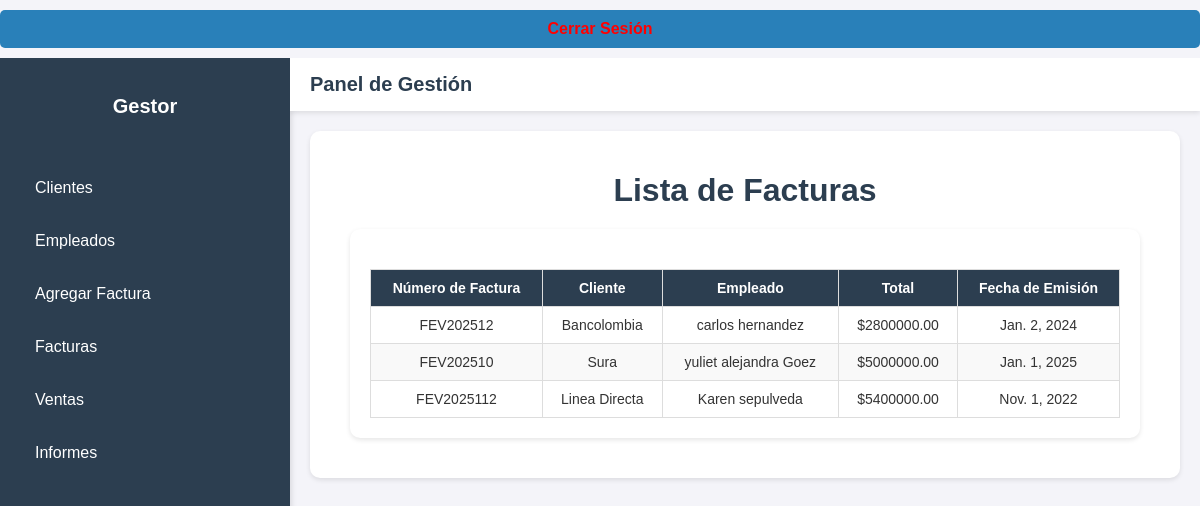
Screenshot of /facturas/ (signed in) with the database file from the repository.
### Gestor_tareas/models/factura.py (models this page shows, shortened)
class Factura(models.Model):
    cliente = models.ForeignKey(Cliente, on_delete=models.CASCADE)
    empleado = models.ForeignKey(Empleado, on_delete=models.CASCADE)
    numero_factura = models.CharField(max_length=20, unique=True)  # Nuevo campo
    fecha_emision = models.DateField()  # Nuevo campo
    total = models.DecimalField(max_digits=10, decimal_places=2)

### Gestor_tareas/models/cliente.py (models this page shows, shortened)
class Cliente(models.Model):
    nombre = models.CharField(max_length=200)
    contacto = models.CharField(max_length=50)
    direccion = models.TextField(blank=True, null=True)
    email = models.EmailField(blank=True, null=True)
    fecha_registro = models.DateField(auto_now_add=True)

### Gestor_tareas/models/empleado.py (models this page shows, shortened)
class Empleado(models.Model):
    nombre = models.CharField(max_length=200, verbose_name="Nombre Completo")
    correo = models.EmailField(unique=True, verbose_name="Correo Electrónico")
    telefono = models.CharField(max_length=15, verbose_name="Teléfono", null=True, blank=True)
    direccion = models.TextField(verbose_name="Dirección", null=True, blank=True)
    puesto = models.CharField(max_length=100, verbose_name="Puesto")
    salario = models.DecimalField(max_digits=10, decimal_places=2, verbose_name="Salario")
    fecha_contratacion = models.DateField(verbose_name="Fecha de Contratación")
    fecha_termino = models.DateField(verbose_name="Fecha de Término", null=True, blank=True)
    cliente = models.ForeignKey(
        Cliente,
        on_delete=models.CASCADE,
        related_name='empleados',
        verbose_name="Cliente Asociado"
    )
    activo = models.BooleanField(default=True, verbose_name="¿Empleado Activo?")
    fecha_nacimiento = models.DateField(verbose_name="Fecha de Nacimiento", null=True, blank=True)
    numero_identificacion = models.CharField(max_length=50, unique=True, verbose_name="Número de Identificación")
    notas = models.TextField(verbose_name="Notas", null=True, blank=True)
    class Meta:
        verbose_name = "Empleado"
        verbose_name_plural = "Empleados"
        ordering = ['nombre']

### Gestor_tareas/views/factura_views.py (the view)
# urls.py: path('', listar_facturas, name='listar_facturas'),
@login_required
def listar_facturas(request):
    facturas = Factura.objects.select_related('empleado', 'cliente').all()  # Optimiza la consulta
    return render(request, 'facturas/listar_facturas.html', {'facturas': facturas})

### Gestor_tareas/templates/facturas/listar_facturas.html (shortened to what this page needs)
{% extends 'base_dashboard.html' %}
{% block content %}
    <h1 style="text-align: center; color: #2c3e50; margin-bottom: 20px;">Lista de Facturas</h1>
    <div class="content">
        <table class="styled-table">
            <thead>
                <tr>
                    <th>Número de Factura</th>
                    <th>Cliente</th>
                    <th>Empleado</th>
                    <th>Total</th>
                    <th>Fecha de Emisión</th>
                </tr>
            </thead>
            <tbody>
                {% for factura in facturas %}
                <tr>
                    <td>{{ factura.numero_factura }}</td>
                    <td>{{ factura.cliente.nombre }}</td>
                    <td>{{ factura.empleado.nombre }}</td>
                    <td>${{ factura.total }}</td>
                    <td>{{ factura.fecha_emision }}</td>
                </tr>
                {% endfor %}
            </tbody>
        </table>
    </div>
{% endblock %}

### Gestor_tareas/static/styles.css (style rules this page uses)
body { font-family: Arial, sans-serif; background-color: #f4f4f9; margin: 0; color: #333; }
.content { padding: 20px; background-color: #ffffff; box-shadow: 0 2px 5px rgba(0, 0, 0, 0.1); border-radius: 10px; margin: 20px; }
table { width: 100%; border-collapse: collapse; margin-top: 20px; background-color: #fff; }
table th, table td { padding: 10px; text-align: center; border: 1px solid #ddd; }
table th { background-color: #2980b9; color: white; font-weight: bold; }
table tr:nth-child(even) { background-color: #f9f9f9; }
.styled-table { width: 100%; border-collapse: collapse; margin-top: 20px; font-size: 14px; }
.styled-table th, .styled-table td { padding: 10px; text-align: center; border: 1px solid #ddd; }
.styled-table th { background-color: #2c3e50; color: white; font-weight: bold; }
.styled-table tr:nth-child(even) { background-color: #f9f9f9; }

### rows the page displays
Factura: numero_factura "FEV202512", cliente.nombre "Bancolombia", empleado.nombre "carlos hernandez", total "2800000.00", fecha_emision "Jan. 2, 2024"
Factura: numero_factura "FEV202510", cliente.nombre "Sura", empleado.nombre "yuliet alejandra Goez", total "5000000.00", fecha_emision "Jan. 1, 2025"
Factura: numero_factura "FEV2025112", cliente.nombre "Linea Directa", empleado.nombre "Karen sepulveda", total "5400000.00", fecha_emision "Nov. 1, 2022"
